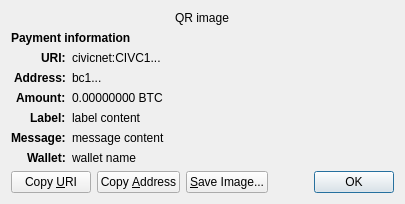
<?xml version="1.0" encoding="UTF-8"?>
<ui version="4.0">
 <class>ReceiveRequestDialog</class>
 <widget class="QDialog" name="ReceiveRequestDialog">
  <property name="geometry">
   <rect>
    <x>0</x>
    <y>0</y>
    <width>413</width>
    <height>229</height>
   </rect>
  </property>
  <property name="windowTitle">
   <string>Request payment to ...</string>
  </property>
  <layout class="QGridLayout" name="gridLayout" columnstretch="0,1">
   <property name="sizeConstraint">
    <enum>QLayout::SetFixedSize</enum>
   </property>
   <item row="0" column="0" colspan="2" alignment="Qt::AlignHCenter">
    <widget class="QRImageWidget" name="qr_code">
     <property name="text">
      <string notr="true">QR image</string>
     </property>
     <property name="textInteractionFlags">
      <set>Qt::NoTextInteraction</set>
     </property>
    </widget>
   </item>
   <item row="1" column="0" colspan="2">
    <widget class="QLabel" name="payment_header">
     <property name="font">
      <font>
       <weight>75</weight>
       <bold>true</bold>
      </font>
     </property>
     <property name="text">
      <string>Payment information</string>
     </property>
     <property name="textInteractionFlags">
      <set>Qt::NoTextInteraction</set>
     </property>
    </widget>
   </item>
   <item row="2" column="0" alignment="Qt::AlignRight|Qt::AlignTop">
    <widget class="QLabel" name="uri_tag">
     <property name="font">
      <font>
       <weight>75</weight>
       <bold>true</bold>
      </font>
     </property>
     <property name="text">
      <string notr="true">URI:</string>
     </property>
     <property name="textFormat">
      <enum>Qt::PlainText</enum>
     </property>
     <property name="textInteractionFlags">
      <set>Qt::NoTextInteraction</set>
     </property>
    </widget>
   </item>
   <item row="2" column="1" alignment="Qt::AlignTop">
    <widget class="QLabel" name="uri_content">
     <property name="text">
      <string notr="true">civicnet:CIVC1...</string>
     </property>
     <property name="textFormat">
      <enum>Qt::RichText</enum>
     </property>
     <property name="wordWrap">
      <bool>true</bool>
     </property>
     <property name="textInteractionFlags">
      <set>Qt::TextSelectableByMouse</set>
     </property>
    </widget>
   </item>
   <item row="3" column="0" alignment="Qt::AlignRight|Qt::AlignTop">
    <widget class="QLabel" name="address_tag">
     <property name="font">
      <font>
       <weight>75</weight>
       <bold>true</bold>
      </font>
     </property>
     <property name="text">
      <string>Address:</string>
     </property>
     <property name="textInteractionFlags">
      <set>Qt::NoTextInteraction</set>
     </property>
    </widget>
   </item>
   <item row="3" column="1" alignment="Qt::AlignTop">
    <widget class="QLabel" name="address_content">
     <property name="text">
      <string notr="true">bc1...</string>
     </property>
     <property name="textFormat">
      <enum>Qt::PlainText</enum>
     </property>
     <property name="textInteractionFlags">
      <set>Qt::TextSelectableByMouse</set>
     </property>
    </widget>
   </item>
   <item row="4" column="0" alignment="Qt::AlignRight|Qt::AlignTop">
    <widget class="QLabel" name="amount_tag">
     <property name="font">
      <font>
       <weight>75</weight>
       <bold>true</bold>
      </font>
     </property>
     <property name="text">
      <string>Amount:</string>
     </property>
     <property name="textInteractionFlags">
      <set>Qt::NoTextInteraction</set>
     </property>
    </widget>
   </item>
   <item row="4" column="1" alignment="Qt::AlignTop">
    <widget class="QLabel" name="amount_content">
     <property name="text">
      <string notr="true">0.00000000 BTC</string>
     </property>
     <property name="textFormat">
      <enum>Qt::PlainText</enum>
     </property>
     <property name="textInteractionFlags">
      <set>Qt::TextSelectableByMouse</set>
     </property>
    </widget>
   </item>
   <item row="5" column="0" alignment="Qt::AlignRight|Qt::AlignTop">
    <widget class="QLabel" name="label_tag">
     <property name="font">
      <font>
       <weight>75</weight>
       <bold>true</bold>
      </font>
     </property>
     <property name="text">
      <string>Label:</string>
     </property>
     <property name="textInteractionFlags">
      <set>Qt::NoTextInteraction</set>
     </property>
    </widget>
   </item>
   <item row="5" column="1" alignment="Qt::AlignTop">
    <widget class="QLabel" name="label_content">
     <property name="text">
      <string notr="true">label content</string>
     </property>
     <property name="textFormat">
      <enum>Qt::PlainText</enum>
     </property>
     <property name="wordWrap">
      <bool>true</bool>
     </property>
     <property name="textInteractionFlags">
      <set>Qt::TextSelectableByMouse</set>
     </property>
    </widget>
   </item>
   <item row="6" column="0" alignment="Qt::AlignRight|Qt::AlignTop">
    <widget class="QLabel" name="message_tag">
     <property name="font">
      <font>
       <weight>75</weight>
       <bold>true</bold>
      </font>
     </property>
     <property name="text">
      <string>Message:</string>
     </property>
     <property name="textInteractionFlags">
      <set>Qt::NoTextInteraction</set>
     </property>
    </widget>
   </item>
   <item row="6" column="1" alignment="Qt::AlignTop">
    <widget class="QLabel" name="message_content">
     <property name="text">
      <string notr="true">message content</string>
     </property>
     <property name="textFormat">
      <enum>Qt::PlainText</enum>
     </property>
     <property name="wordWrap">
      <bool>true</bool>
     </property>
     <property name="textInteractionFlags">
      <set>Qt::TextSelectableByMouse</set>
     </property>
    </widget>
   </item>
   <item row="7" column="0" alignment="Qt::AlignRight|Qt::AlignTop">
    <widget class="QLabel" name="wallet_tag">
     <property name="font">
      <font>
       <weight>75</weight>
       <bold>true</bold>
      </font>
     </property>
     <property name="text">
      <string>Wallet:</string>
     </property>
     <property name="textInteractionFlags">
      <set>Qt::NoTextInteraction</set>
     </property>
    </widget>
   </item>
   <item row="7" column="1" alignment="Qt::AlignTop">
    <widget class="QLabel" name="wallet_content">
     <property name="text">
      <string notr="true">wallet name</string>
     </property>
     <property name="textFormat">
      <enum>Qt::PlainText</enum>
     </property>
     <property name="wordWrap">
      <bool>true</bool>
     </property>
     <property name="textInteractionFlags">
      <set>Qt::TextSelectableByMouse</set>
     </property>
    </widget>
   </item>
   <item row="8" column="0" colspan="2">
    <layout class="QHBoxLayout" name="horizontalLayout">
     <item>
      <widget class="QPushButton" name="btnCopyURI">
       <property name="text">
        <string>Copy &amp;URI</string>
       </property>
       <property name="autoDefault">
        <bool>false</bool>
       </property>
      </widget>
     </item>
     <item>
      <widget class="QPushButton" name="btnCopyAddress">
       <property name="text">
        <string>Copy &amp;Address</string>
       </property>
       <property name="autoDefault">
        <bool>false</bool>
       </property>
      </widget>
     </item>
     <item>
      <widget class="QPushButton" name="btnSaveAs">
       <property name="text">
        <string>&amp;Save Image...</string>
       </property>
       <property name="autoDefault">
        <bool>false</bool>
       </property>
      </widget>
     </item>
     <item>
      <spacer name="horizontalSpacer_2">
       <property name="orientation">
        <enum>Qt::Horizontal</enum>
       </property>
       <property name="sizeHint" stdset="0">
        <size>
         <width>40</width>
         <height>20</height>
        </size>
       </property>
      </spacer>
     </item>
     <item>
      <widget class="QDialogButtonBox" name="buttonBox">
       <property name="focusPolicy">
        <enum>Qt::StrongFocus</enum>
       </property>
       <property name="standardButtons">
        <set>QDialogButtonBox::Ok</set>
       </property>
      </widget>
     </item>
    </layout>
   </item>
  </layout>
 </widget>
 <customwidgets>
  <customwidget>
   <class>QRImageWidget</class>
   <extends>QLabel</extends>
   <header>qt/qrimagewidget.h</header>
  </customwidget>
 </customwidgets>
 <tabstops>
  <tabstop>buttonBox</tabstop>
  <tabstop>btnCopyURI</tabstop>
  <tabstop>btnCopyAddress</tabstop>
  <tabstop>btnSaveAs</tabstop>
 </tabstops>
 <resources/>
 <connections>
  <connection>
   <sender>buttonBox</sender>
   <signal>accepted()</signal>
   <receiver>ReceiveRequestDialog</receiver>
   <slot>accept()</slot>
   <hints>
    <hint type="sourcelabel">
     <x>135</x>
     <y>230</y>
    </hint>
    <hint type="destinationlabel">
     <x>135</x>
     <y>126</y>
    </hint>
   </hints>
  </connection>
 </connections>
</ui>
